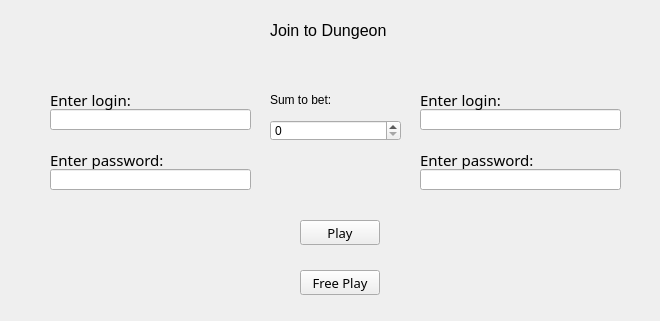
<?xml version="1.0" encoding="UTF-8"?>
<ui version="4.0">
 <class>MainWindow</class>
 <widget class="QMainWindow" name="MainWindow">
  <property name="geometry">
   <rect>
    <x>0</x>
    <y>0</y>
    <width>660</width>
    <height>321</height>
   </rect>
  </property>
  <property name="windowTitle">
   <string>MainWindow</string>
  </property>
  <widget class="QWidget" name="centralwidget">
   <widget class="QPushButton" name="btn_Play">
    <property name="geometry">
     <rect>
      <x>300</x>
      <y>220</y>
      <width>80</width>
      <height>25</height>
     </rect>
    </property>
    <property name="font">
     <font>
      <family>Corbel</family>
      <pointsize>10</pointsize>
     </font>
    </property>
    <property name="text">
     <string>Play</string>
    </property>
   </widget>
   <widget class="QPushButton" name="btn_Free">
    <property name="geometry">
     <rect>
      <x>300</x>
      <y>270</y>
      <width>80</width>
      <height>25</height>
     </rect>
    </property>
    <property name="font">
     <font>
      <family>Corbel</family>
      <pointsize>10</pointsize>
     </font>
    </property>
    <property name="text">
     <string>Free Play</string>
    </property>
   </widget>
   <widget class="QSpinBox" name="bet">
    <property name="geometry">
     <rect>
      <x>270</x>
      <y>120</y>
      <width>131</width>
      <height>21</height>
     </rect>
    </property>
   </widget>
   <widget class="QLabel" name="label_5">
    <property name="geometry">
     <rect>
      <x>270</x>
      <y>90</y>
      <width>91</width>
      <height>20</height>
     </rect>
    </property>
    <property name="text">
     <string>Sum to bet:</string>
    </property>
   </widget>
   <widget class="QLabel" name="label_6">
    <property name="geometry">
     <rect>
      <x>270</x>
      <y>20</y>
      <width>171</width>
      <height>21</height>
     </rect>
    </property>
    <property name="font">
     <font>
      <pointsize>12</pointsize>
     </font>
    </property>
    <property name="text">
     <string>Join to Dungeon</string>
    </property>
   </widget>
   <widget class="QLineEdit" name="login_Player_2">
    <property name="geometry">
     <rect>
      <x>420</x>
      <y>109</y>
      <width>201</width>
      <height>21</height>
     </rect>
    </property>
    <property name="font">
     <font>
      <weight>50</weight>
      <bold>false</bold>
      <underline>false</underline>
      <strikeout>false</strikeout>
      <stylestrategy>PreferDefault</stylestrategy>
     </font>
    </property>
    <property name="tabletTracking">
     <bool>false</bool>
    </property>
    <property name="accessibleDescription">
     <string/>
    </property>
    <property name="autoFillBackground">
     <bool>false</bool>
    </property>
    <property name="text">
     <string/>
    </property>
    <property name="echoMode">
     <enum>QLineEdit::Normal</enum>
    </property>
   </widget>
   <widget class="QLabel" name="label_3">
    <property name="geometry">
     <rect>
      <x>420</x>
      <y>150</y>
      <width>121</width>
      <height>20</height>
     </rect>
    </property>
    <property name="font">
     <font>
      <family>Corbel</family>
      <pointsize>11</pointsize>
      <weight>50</weight>
      <bold>false</bold>
     </font>
    </property>
    <property name="text">
     <string>Enter password:</string>
    </property>
   </widget>
   <widget class="QLineEdit" name="pass_Player_2">
    <property name="geometry">
     <rect>
      <x>420</x>
      <y>169</y>
      <width>201</width>
      <height>21</height>
     </rect>
    </property>
    <property name="font">
     <font>
      <weight>50</weight>
      <bold>false</bold>
      <underline>false</underline>
      <strikeout>false</strikeout>
      <stylestrategy>PreferDefault</stylestrategy>
     </font>
    </property>
    <property name="tabletTracking">
     <bool>false</bool>
    </property>
    <property name="accessibleDescription">
     <string/>
    </property>
    <property name="autoFillBackground">
     <bool>false</bool>
    </property>
    <property name="text">
     <string/>
    </property>
    <property name="echoMode">
     <enum>QLineEdit::Password</enum>
    </property>
   </widget>
   <widget class="QLabel" name="label_4">
    <property name="geometry">
     <rect>
      <x>420</x>
      <y>90</y>
      <width>121</width>
      <height>20</height>
     </rect>
    </property>
    <property name="font">
     <font>
      <family>Corbel</family>
      <pointsize>11</pointsize>
      <weight>50</weight>
      <bold>false</bold>
     </font>
    </property>
    <property name="text">
     <string>Enter login:</string>
    </property>
   </widget>
   <widget class="QLineEdit" name="login_Player_1">
    <property name="geometry">
     <rect>
      <x>50</x>
      <y>109</y>
      <width>201</width>
      <height>21</height>
     </rect>
    </property>
    <property name="font">
     <font>
      <weight>50</weight>
      <bold>false</bold>
      <underline>false</underline>
      <strikeout>false</strikeout>
      <stylestrategy>PreferDefault</stylestrategy>
     </font>
    </property>
    <property name="tabletTracking">
     <bool>false</bool>
    </property>
    <property name="accessibleDescription">
     <string/>
    </property>
    <property name="autoFillBackground">
     <bool>false</bool>
    </property>
    <property name="text">
     <string/>
    </property>
    <property name="echoMode">
     <enum>QLineEdit::Normal</enum>
    </property>
   </widget>
   <widget class="QLabel" name="label_7">
    <property name="geometry">
     <rect>
      <x>50</x>
      <y>150</y>
      <width>121</width>
      <height>20</height>
     </rect>
    </property>
    <property name="font">
     <font>
      <family>Corbel</family>
      <pointsize>11</pointsize>
      <weight>50</weight>
      <bold>false</bold>
     </font>
    </property>
    <property name="text">
     <string>Enter password:</string>
    </property>
   </widget>
   <widget class="QLineEdit" name="pass_Player_1">
    <property name="geometry">
     <rect>
      <x>50</x>
      <y>169</y>
      <width>201</width>
      <height>21</height>
     </rect>
    </property>
    <property name="font">
     <font>
      <weight>50</weight>
      <bold>false</bold>
      <underline>false</underline>
      <strikeout>false</strikeout>
      <stylestrategy>PreferDefault</stylestrategy>
     </font>
    </property>
    <property name="tabletTracking">
     <bool>false</bool>
    </property>
    <property name="accessibleDescription">
     <string/>
    </property>
    <property name="autoFillBackground">
     <bool>false</bool>
    </property>
    <property name="text">
     <string/>
    </property>
    <property name="echoMode">
     <enum>QLineEdit::Password</enum>
    </property>
   </widget>
   <widget class="QLabel" name="label_2">
    <property name="geometry">
     <rect>
      <x>50</x>
      <y>90</y>
      <width>121</width>
      <height>20</height>
     </rect>
    </property>
    <property name="font">
     <font>
      <family>Corbel</family>
      <pointsize>11</pointsize>
      <weight>50</weight>
      <bold>false</bold>
     </font>
    </property>
    <property name="text">
     <string>Enter login:</string>
    </property>
   </widget>
   <widget class="QLabel" name="error">
    <property name="geometry">
     <rect>
      <x>10</x>
      <y>290</y>
      <width>251</width>
      <height>21</height>
     </rect>
    </property>
    <property name="styleSheet">
     <string notr="true">color: rgb(255, 0, 0);</string>
    </property>
    <property name="text">
     <string/>
    </property>
   </widget>
  </widget>
 </widget>
 <resources/>
 <connections/>
</ui>
